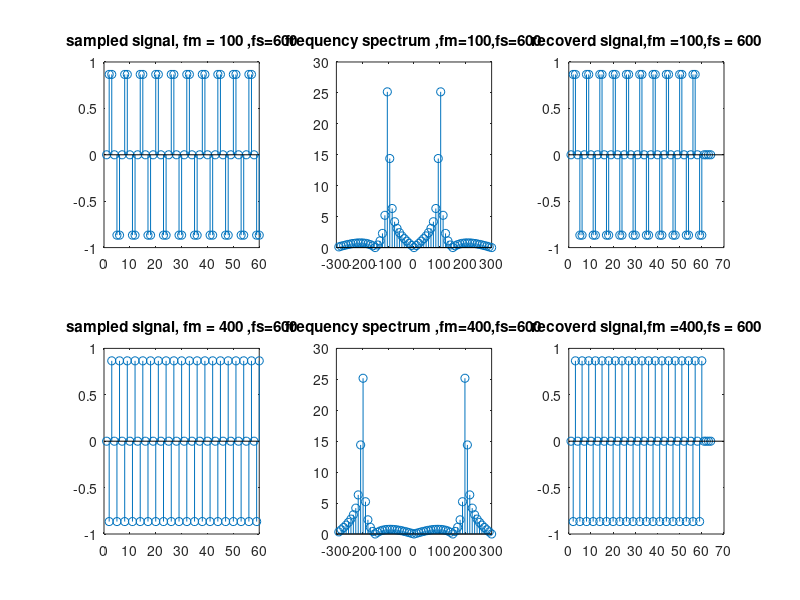

Here is the MATLAB script that generated this plot:
%Experiment 20

%This experiment shows how Nyquist rate effects sampling

%Oversampling : fs>2fm

fm = 100;
fs = 600; t = 0:1/fs:((10/fm)-(1/fs)); %10 cycles 60 samples
x = sin(2*pi*fm*t); fx = fft(x,64); xr = ifft(fx,64); %inv fft generates 64 samples
f = (-31*fs/64):(fs/64):(32*fs/64);
fx = [fx(34:64) fx(1:33)];
subplot(231),stem(x),title('sampled signal, fm = 100 ,fs=600');
subplot(232),stem(f,abs(fx)), axis([-300 300 0 30]);
title('frequency spectrum ,fm=100,fs=600');
subplot(233),stem(xr),title('recoverd signal,fm =100,fs = 600');


%Undersampling : fs<2fm

fm = 400;
x = sin(2*pi*fm*t);
fx = fft(x,64); xr = ifft(fx,64);
fx = [fx(34:64) fx(1:33)];
subplot(234),stem(x),title('sampled signal, fm = 400 ,fs=600');
subplot(235),stem(f,abs(fx)), axis([-300 300 0 30]);
title('frequency spectrum ,fm=400,fs=600');
subplot(236),stem(xr),title('recoverd signal,fm =400,fs = 600');
